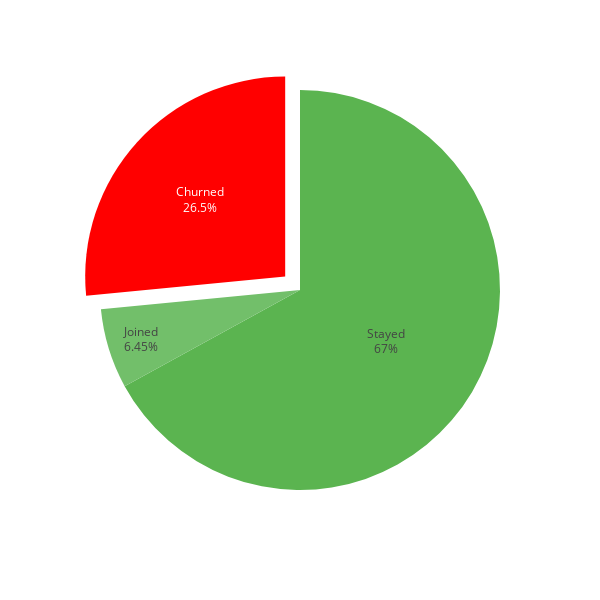

Notebook source saved alongside this figure:
### Markdown cell above
Karena ingin diketahui proporsi status masing-masing customer maka Visualisasi data dengan Pie Chart merupakan salah satu pilihan yang tepat. Pie chart digunakan untuk memperlihatkan bagaimana proporsi statis suatu nilai terhadap keseluruhan nilai total

### Code cell
import plotly.express as px

fig = px.pie(
    cust_status, 
    values = 'total_cust_status', 
    names = 'customer_status',
    #hover_data = ['total_cust_status'], 
    labels = {
        'customer_status' : 'Customer Status',
        'total_cust_status' : 'Total Customer'
    },
    color = 'customer_status',
    color_discrete_map = {
        'Churned' : '#ff0000',
        'Stayed' : '#5bb450',
        'Joined' : '#72bf6a'                                 
    }
)

fig.update_traces(
    textposition = 'inside', 
    textinfo = 'percent+label',
    pull = [0.1, 0, 0]
)


fig.update_layout(
    autosize = False,
    width = 600,
    height = 600,
    showlegend = False,
    plot_bgcolor = 'rgba(0, 0, 0, 0)',
    paper_bgcolor = 'rgba(0, 0, 0, 0)'
)

fig.show()

### Figure 1 — Plotly figure (JSON) as saved in the notebook; plotly's stock layout.template omitted (floating-point values rounded to 4 significant figures)
{"data": [{"customdata": [["Churned"], ["Joined"], ["Stayed"]], "domain": {"x": [0, 1], "y": [0, 1]}, "hovertemplate": "Customer Status=%{customdata[0]}<br>Total Customer=%{value}<extra></extra>", "labels": ["Churned", "Joined", "Stayed"], "legendgroup": "", "marker": {"colors": ["#ff0000", "#72bf6a", "#5bb450"]}, "name": "", "pull": [0.1, 0, 0], "showlegend": true, "textinfo": "percent+label", "textposition": "inside", "type": "pie", "values": [1869, 454, 4720]}], "layout": {"autosize": false, "height": 600, "legend": {"tracegroupgap": 0}, "margin": {"t": 60}, "paper_bgcolor": "rgba(0, 0, 0, 0)", "plot_bgcolor": "rgba(0, 0, 0, 0)", "showlegend": false, "width": 600}}
